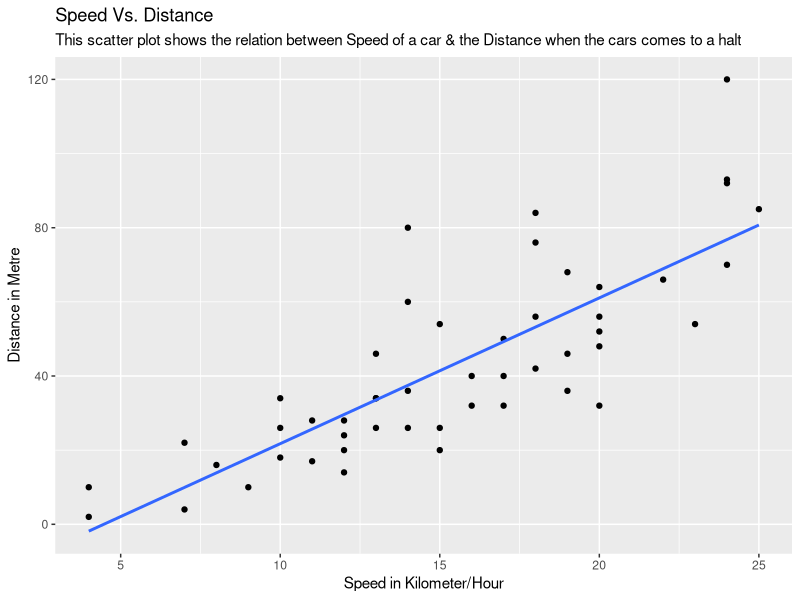

This chart was generated by the following R code:
library(ggplot2)

View(cars)

xaxis <- cars$speed # predictor
yaxis <- cars$dist # dependent

ggplot(
    data = cars,
    aes(
        x = `speed`,
        y = `dist`
    )
) + geom_point(
) + labs(
    title = 'Speed Vs. Distance',
    subtitle = 'This scatter plot shows the relation between Speed of a car & the Distance when the cars comes to a halt',
    x = 'Speed in Kilometer/Hour',
    y = 'Distance in Metre'
) + geom_smooth(
    method = 'lm',
    se = FALSE
)

# Least Square Method
Sxy = sum(
    (xaxis - mean(xaxis)) * (yaxis - mean(yaxis))
)

Sxx = sum(
    sum(xaxis - mean(xaxis))^2
)

Syy = sum(
    sum(yaxis - mean(yaxis))^2
)

beta_i_hat = Sxy/Sxx # slope
beta_0_hat = mean(yaxis) - beta_i_hat*mean(xaxis)
c(beta_0_hat, beta_i_hat)

# possible x values in cars dataset
unique(xaxis)
min(yaxis)
